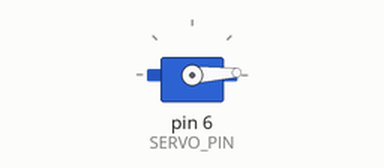
The sketch below on a simulated Arduino Uno, built with avr-gcc and run on an emulated ATmega328P. Parts: servo.

Above: at 0.05 s.
At 1.5 s:
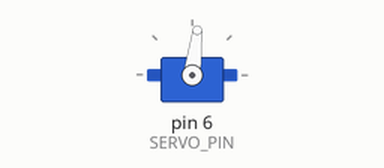
At 3.0 s:
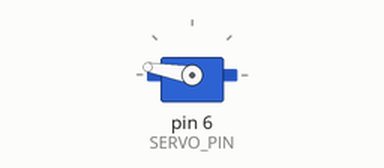
Timing chart, 0 to 6.9 s (numbered marks = the images above):
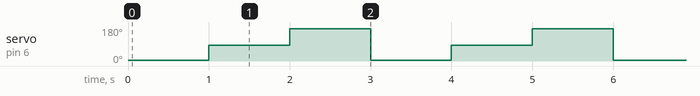

The sketch:

servoCalibration.ino
```cpp
#include<Servo.h>

#define SERVO_PIN 6

Servo myServo;

void setup() {
  // put your setup code here, to run once:
  Serial.begin(115200);
  myServo.attach(SERVO_PIN);
}

void loop() {
  // put your main code here, to run repeatedly:
  myServo.writeMicroseconds(572);
  delay(1000);
  myServo.writeMicroseconds(1400);
  delay(1000);
  myServo.writeMicroseconds(2300);
  delay(1000);

}
```

Measured:
- by itself, servo on pin 6 (SERVO_PIN): repeats every 3.0 s: 170° 1.0 s, 3° 1.0 s, 83° 1.0 s
